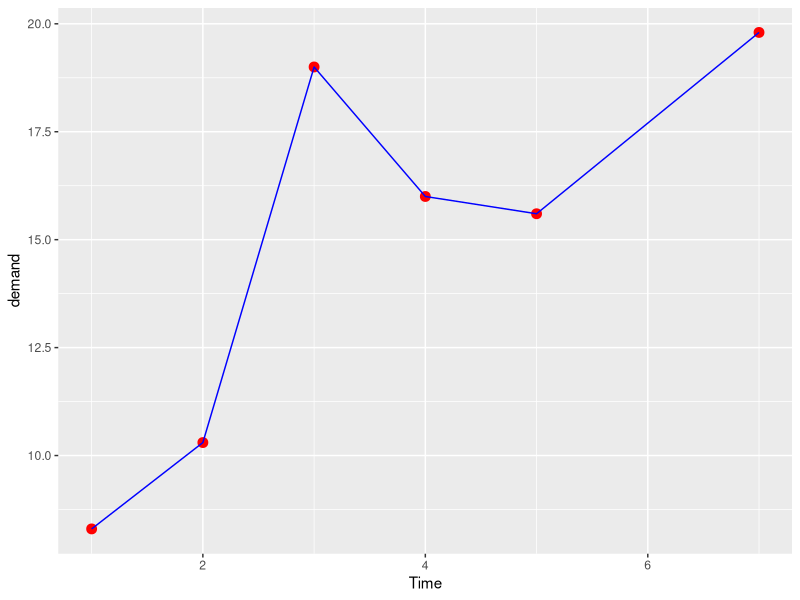
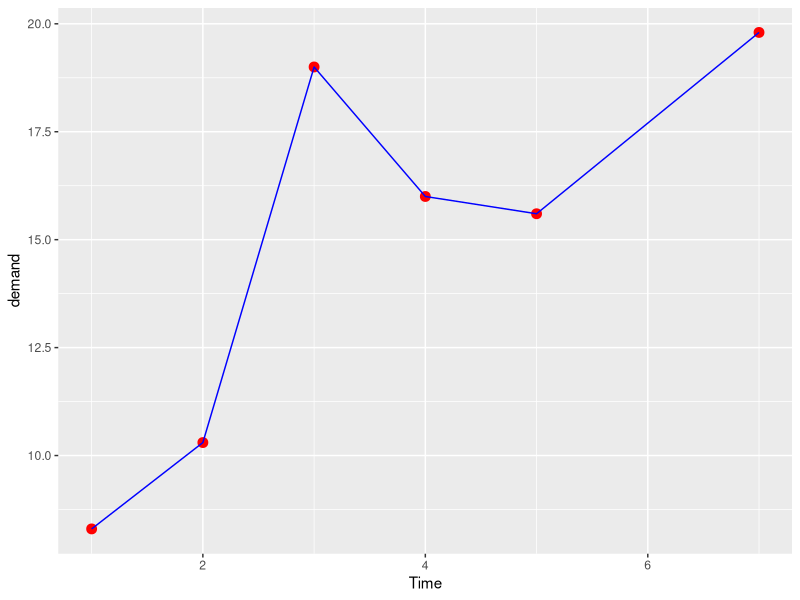
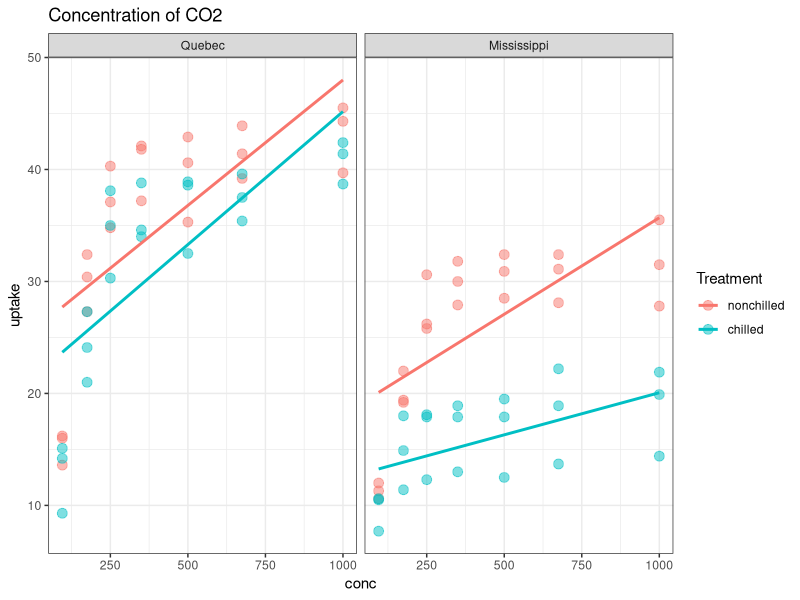
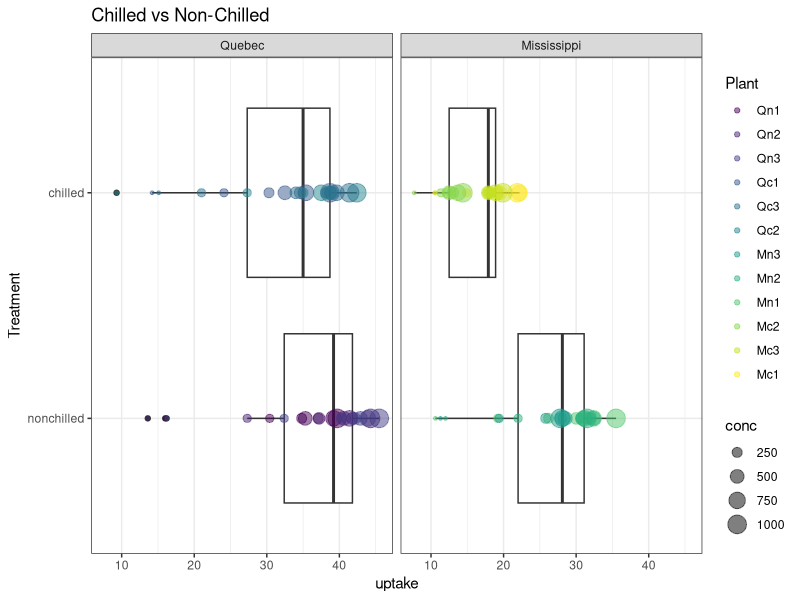
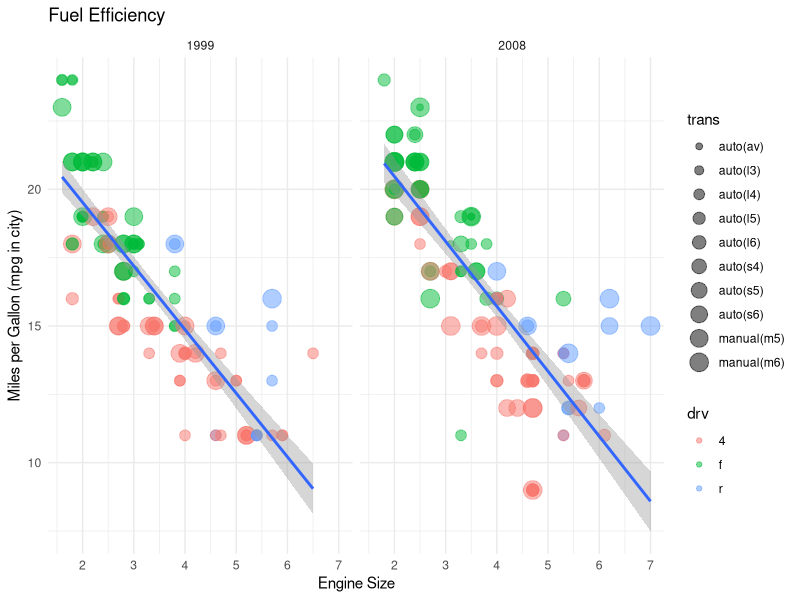

The R script that drew these images, in order:
## ---- chunk 1
library(tidyverse)
## ---- chunk 2
# What datasets are built in to R?
data()
## ---- chunk 3
# BOD

ggplot(data = BOD,
       mapping = aes(x = Time, y = demand)) +
  geom_point(size=3, colour = "red") +
  geom_line(color="blue")


# ggplot assumes the data is the first argument, aesthetics is second, and your first variable is x, the second is y. 
ggplot(BOD, aes(Time, demand)) +
  geom_point(size=3, colour = "red") +
  geom_line(colour="blue")
## ---- chunk 4

# CO2
# head(CO2)

# variables are: Plant, Type, Treatment, Concentration, Uptake
# ?CO2


CO2 %>% 
  ggplot(aes(conc, uptake, colour = Treatment)) +
  geom_point(size = 3, alpha = 0.5) +
  geom_smooth(method = lm, se = FALSE) + 
  facet_wrap(~Type) + # use a categorical variable to split the resulting plot into one plot for each category
  labs(
    title = "Concentration of CO2"
  ) +
  theme_bw()
## ---- chunk 5
CO2 %>% 
  ggplot(aes(Treatment, uptake)) +
  geom_boxplot() +
  geom_point(alpha = 0.5, 
             aes(size=conc, # using a continuous variable to control point size
                 colour = Plant)) + # using a categorical variable to control plant colour
  facet_wrap(~Type) +
  coord_flip() + # rotate the visual 90'
  theme_bw() +
  labs(
    title = "Chilled vs Non-Chilled"
  )
## ---- chunk 6

# head(mpg)

mpg %>%
  filter(cty < 25) %>% 
  ggplot(aes(displ, cty)) +
  geom_point(aes(colour = drv,
                 size = trans),
             alpha = 0.5) + # alpha controls the point transparency (0-1)
  geom_smooth(method = lm) +
  facet_wrap(~year, nrow = 1) +
  labs(
    x="Engine Size",
    y="Miles per Gallon (mpg in city)",
    title = "Fuel Efficiency"
  ) +
  theme_minimal()
